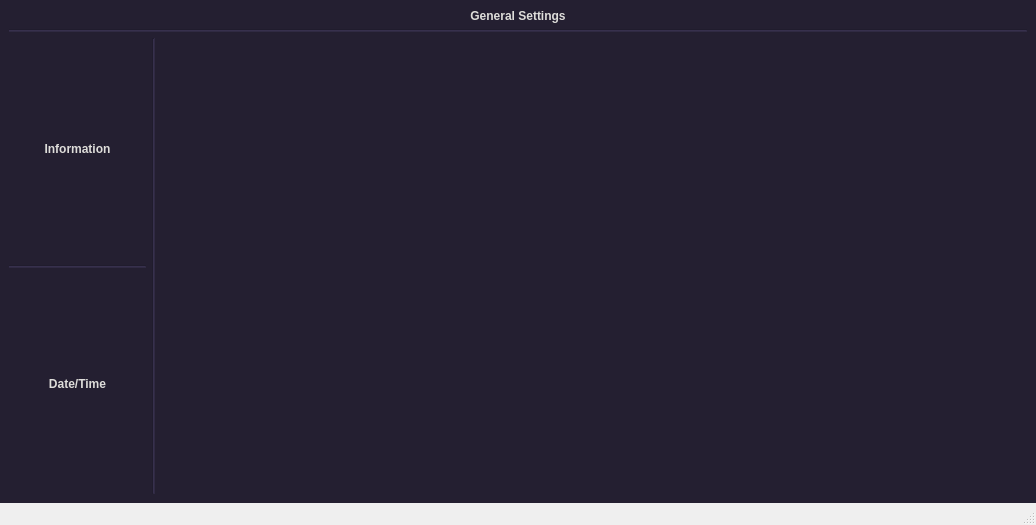
<?xml version="1.0" encoding="UTF-8"?>
<ui version="4.0">
 <class>Informative_APP</class>
 <widget class="QMainWindow" name="Informative_APP">
  <property name="geometry">
   <rect>
    <x>0</x>
    <y>0</y>
    <width>1036</width>
    <height>525</height>
   </rect>
  </property>
  <property name="minimumSize">
   <size>
    <width>960</width>
    <height>480</height>
   </size>
  </property>
  <property name="baseSize">
   <size>
    <width>1920</width>
    <height>1080</height>
   </size>
  </property>
  <property name="windowTitle">
   <string>Informative_APP</string>
  </property>
  <property name="styleSheet">
   <string notr="true"/>
  </property>
  <widget class="QWidget" name="centralwidget">
   <property name="styleSheet">
    <string notr="true">background-color: #241F31;</string>
   </property>
   <layout class="QGridLayout" name="gridLayout">
    <item row="0" column="0" colspan="3">
     <widget class="QLabel" name="label">
      <property name="baseSize">
       <size>
        <width>0</width>
        <height>0</height>
       </size>
      </property>
      <property name="styleSheet">
       <string notr="true">color: rgb(222, 221, 218);
gridline-color: rgb(255, 255, 255);
font: 75 26pt &quot;Ubuntu&quot;;
font-weight: bold;

</string>
      </property>
      <property name="text">
       <string>General Settings</string>
      </property>
      <property name="alignment">
       <set>Qt::AlignCenter</set>
      </property>
     </widget>
    </item>
    <item row="1" column="0" colspan="3">
     <widget class="QFrame" name="settingsunderline">
      <property name="styleSheet">
       <string notr="true">background-color:#302A43;</string>
      </property>
      <property name="frameShape">
       <enum>QFrame::HLine</enum>
      </property>
      <property name="frameShadow">
       <enum>QFrame::Sunken</enum>
      </property>
     </widget>
    </item>
    <item row="2" column="0">
     <layout class="QVBoxLayout" name="verticalLayout_3">
      <item>
       <widget class="QPushButton" name="information">
        <property name="sizePolicy">
         <sizepolicy hsizetype="MinimumExpanding" vsizetype="Expanding">
          <horstretch>80</horstretch>
          <verstretch>50</verstretch>
         </sizepolicy>
        </property>
        <property name="styleSheet">
         <string notr="true">background-color: #241F31;
border:transparent;
font: 18pt &quot;Ubuntu&quot;;
font-weight: bold;
color: rgb(222, 221, 218);

</string>
        </property>
        <property name="text">
         <string>Information</string>
        </property>
       </widget>
      </item>
      <item>
       <widget class="QFrame" name="buttonsBreak">
        <property name="styleSheet">
         <string notr="true">background-color:#302A43;</string>
        </property>
        <property name="frameShape">
         <enum>QFrame::HLine</enum>
        </property>
        <property name="frameShadow">
         <enum>QFrame::Sunken</enum>
        </property>
       </widget>
      </item>
      <item>
       <widget class="QPushButton" name="dateTime">
        <property name="sizePolicy">
         <sizepolicy hsizetype="MinimumExpanding" vsizetype="Expanding">
          <horstretch>0</horstretch>
          <verstretch>50</verstretch>
         </sizepolicy>
        </property>
        <property name="styleSheet">
         <string notr="true">background-color: #241F31;
border:transparent;
font: 18pt &quot;Ubuntu&quot;;
font-weight: bold;
color: rgb(222, 221, 218);

</string>
        </property>
        <property name="text">
         <string>Date/Time</string>
        </property>
       </widget>
      </item>
     </layout>
    </item>
    <item row="2" column="1">
     <widget class="QFrame" name="FrameButtonBreak">
      <property name="styleSheet">
       <string notr="true">background-color:#302A43;</string>
      </property>
      <property name="frameShape">
       <enum>QFrame::VLine</enum>
      </property>
      <property name="frameShadow">
       <enum>QFrame::Sunken</enum>
      </property>
     </widget>
    </item>
    <item row="2" column="2">
     <widget class="QFrame" name="frame">
      <property name="styleSheet">
       <string notr="true">border:transparent;</string>
      </property>
      <property name="frameShape">
       <enum>QFrame::StyledPanel</enum>
      </property>
      <property name="frameShadow">
       <enum>QFrame::Raised</enum>
      </property>
      <layout class="QVBoxLayout" name="verticalLayout_2">
       <item>
        <spacer name="verticalSpacer">
         <property name="orientation">
          <enum>Qt::Vertical</enum>
         </property>
         <property name="sizeType">
          <enum>QSizePolicy::Preferred</enum>
         </property>
         <property name="sizeHint" stdset="0">
          <size>
           <width>848</width>
           <height>466</height>
          </size>
         </property>
        </spacer>
       </item>
      </layout>
     </widget>
    </item>
   </layout>
  </widget>
  <widget class="QMenuBar" name="menubar">
   <property name="geometry">
    <rect>
     <x>0</x>
     <y>0</y>
     <width>1036</width>
     <height>22</height>
    </rect>
   </property>
  </widget>
  <widget class="QStatusBar" name="statusbar"/>
 </widget>
 <resources/>
 <connections/>
</ui>
